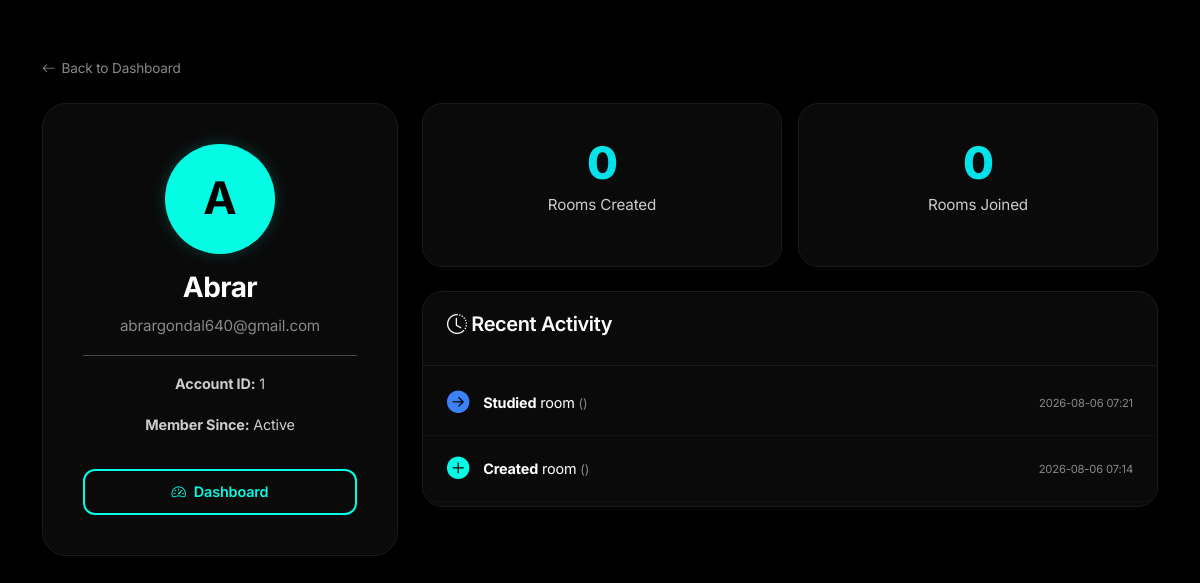
The app's page /profile (signed in), older data.
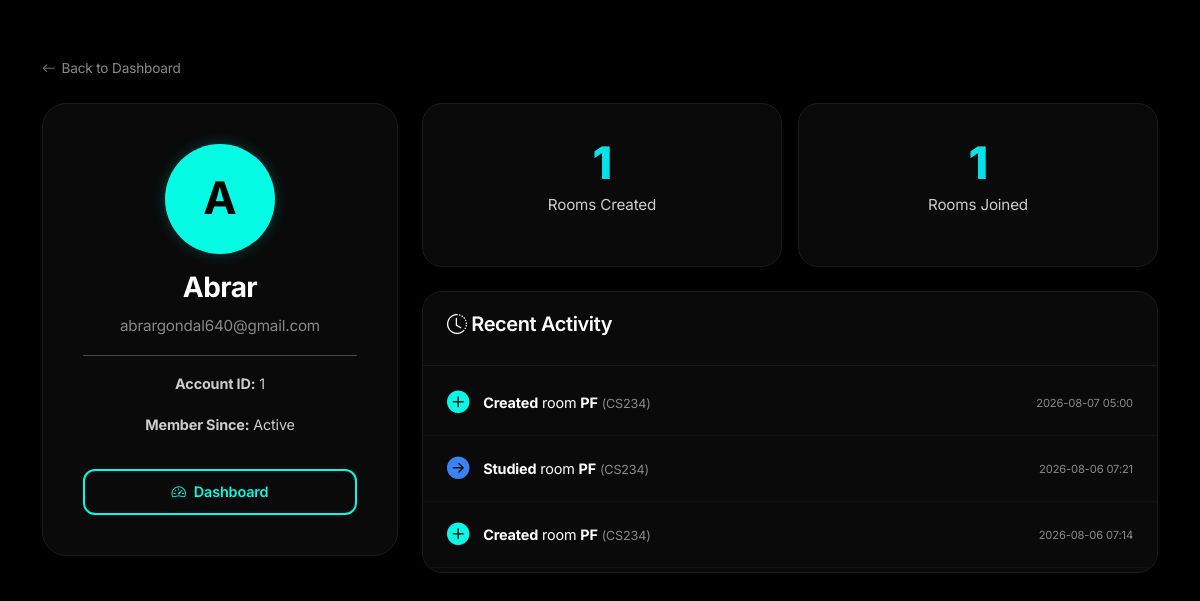
The same page, newer data.
### app.py (models this page shows)
class StudyHistory(db.Model):
    id = db.Column(db.Integer, primary_key=True)
    user_id = db.Column(db.Integer, db.ForeignKey('user.id'), nullable=False)
    room_id = db.Column(db.Integer, db.ForeignKey('room.id', ondelete='CASCADE'), nullable=False)
    action = db.Column(db.String(20), nullable=False)
    timestamp = db.Column(db.DateTime, default=datetime.utcnow)
    user = db.relationship('User', backref='history')
    room = db.relationship('Room')

class Room(db.Model):
    id = db.Column(db.Integer, primary_key=True)
    name = db.Column(db.String(100), nullable=False)
    description = db.Column(db.String(500))
    course_code = db.Column(db.String(20), unique=True, nullable=False)
    room_code = db.Column(db.String(6), unique=True, nullable=False)
    created_by = db.Column(db.Integer, db.ForeignKey('user.id', ondelete='CASCADE'), nullable=False)
    created_at = db.Column(db.DateTime, default=datetime.utcnow)
    is_private = db.Column(db.Boolean, default=False)
    room_password = db.Column(db.String(200), nullable=True)
    creator = db.relationship('User', foreign_keys=[created_by], backref='created_rooms')
    members = db.relationship('User', secondary=room_members, backref='joined_rooms')
    messages = db.relationship('ChatMessage', cascade='all, delete-orphan', backref='room', lazy=True)
    materials = db.relationship('StudyMaterial', cascade='all, delete-orphan', backref='room', lazy=True)

### app.py (the view)
@app.route('/profile')
@login_required
def profile():
    history = StudyHistory.query.filter_by(user_id=current_user.id).order_by(StudyHistory.timestamp.desc()).limit(20).all()
    created_rooms = Room.query.filter_by(created_by=current_user.id).all()
    joined_rooms = current_user.joined_rooms
    return render_template('profile.html', user=current_user, history=history, created_rooms=created_rooms, joined_rooms=joined_rooms)

### app.py (called while the page is built)
@login_manager.user_loader
def load_user(user_id):
    return db.session.get(User, int(user_id))

### templates/profile.html
{% extends "base.html" %}
{% block content %}
<div class="profile-page">
    <div class="container py-4">
        <a href="/dashboard" class="back-link mb-4">
            <i class="bi bi-arrow-left"></i> Back to Dashboard
        </a>
        <div class="row g-4">
            <div class="col-lg-4">
                <div class="profile-card">
                    <div class="profile-card-body text-center">
                        <div class="profile-avatar-large mx-auto mb-3">
                            <span>{{ user.username[0] | upper }}</span>
                        </div>
                        <h3>{{ user.username }}</h3>
                        <p class="text-muted-custom">{{ user.email }}</p>
                        <hr>
                        <div class="profile-info">
                            <p><strong>Account ID:</strong> {{ user.id }}</p>
                            <p><strong>Member Since:</strong> Active</p>
                        </div>
                        <a href="/dashboard" class="btn btn-outline-primary-custom w-100 mt-3">
                            <i class="bi bi-speedometer2"></i> Dashboard
                        </a>
                    </div>
                </div>
            </div>
            <div class="col-lg-8">
                <div class="stats-row row g-3 mb-4">
                    <div class="col-6">
                        <div class="stat-box">
                            <h2 class="text-gradient">{{ created_rooms|length }}</h2>
                            <p>Rooms Created</p>
                        </div>
                    </div>
                    <div class="col-6">
                        <div class="stat-box">
                            <h2 class="text-gradient">{{ joined_rooms|length }}</h2>
                            <p>Rooms Joined</p>
                        </div>
                    </div>
                </div>
                <div class="activity-card">
                    <div class="activity-header">
                        <h4><i class="bi bi-clock-history"></i> Recent Activity</h4>
                    </div>
                    <div class="activity-body">
                        {% if history %}
                            {% for entry in history %}
                            <div class="activity-item">
                                <div class="activity-icon">
                                    {% if entry.action == 'created' %}
                                        <i class="bi bi-plus-circle-fill text-primary-custom"></i>
                                    {% elif entry.action == 'joined' %}
                                        <i class="bi bi-door-open-fill" style="color:#10B981;"></i>
                                    {% else %}
                                        <i class="bi bi-arrow-right-circle-fill" style="color:#3B82F6;"></i>
                                    {% endif %}
                                </div>
                                <div class="activity-content">
                                    <span><strong>{{ entry.action | capitalize }}</strong> room <strong>{{ entry.room.name }}</strong></span>
                                    <small class="text-muted-custom">({{ entry.room.course_code }})</small>
                                </div>
                                <div class="activity-time">
                                    <small>{{ entry.timestamp.strftime('%Y-%m-%d %H:%M') }}</small>
                                </div>
                            </div>
                            {% endfor %}
                        {% else %}
                            <div class="activity-empty">
                                <i class="bi bi-inbox"></i>
                                <p>No activity yet. Join or create a room!</p>
                            </div>
                        {% endif %}
                    </div>
                </div>
            </div>
        </div>
    </div>
</div>
{% endblock %}

Row changes from the older to the newer data that the page shows:
added StudyHistory: action "Created", room.name "PF", room.course_code "CS234", timestamp "2026-08-07 05:00"
shown differently, row unchanged: StudyHistory "Studied": room.name (not shown) → "PF"; room.course_code (not shown) → "CS234"
shown differently, row unchanged: StudyHistory (number 3 of 3 on the later page): room.name (not shown) → "PF"; room.course_code (not shown) → "CS234"
Text that changed along with them:
{{ created_rooms|length }}: "0" → "1"
{{ joined_rooms|length }}: "0" → "1"
